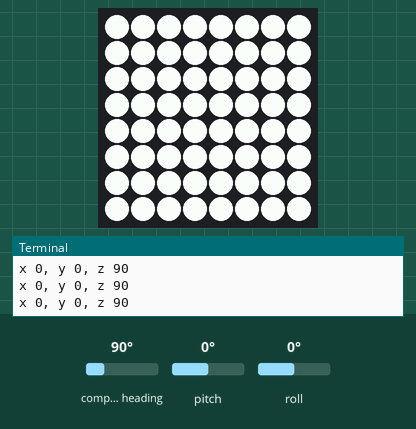
Bench run of a program on a simulated Raspberry Pi (BCM pin numbers) with a Sense HAT. Parts: the Sense HAT's 8×8 RGB LED matrix, the last lines printed to the terminal. Inputs (shaded band) come from the test bench; at power-on: pitch 0°, roll 0°, compass heading 90°. The Sense HAT reports a negative pitch or roll as 360° plus the angle.

Above: at 1.2 s.
1.3 s: pitch set to -45°
At 1.6 s:
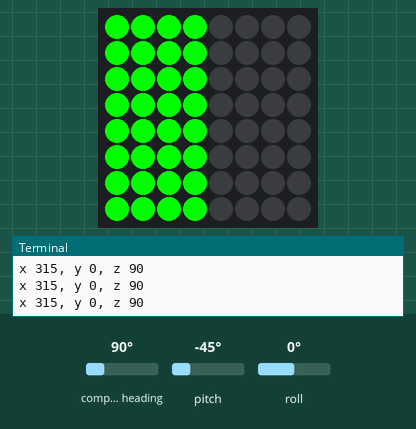
2.8 s: roll set to -86°
At 3.5 s:
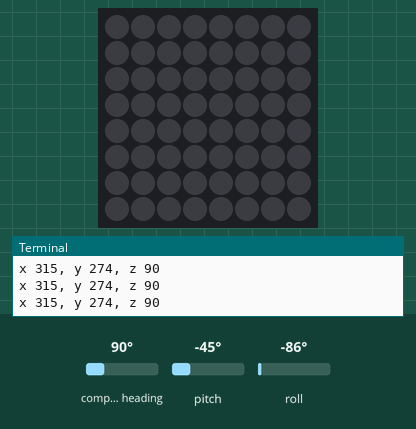
4.3 s: roll set to -45°
At 4.9 s:
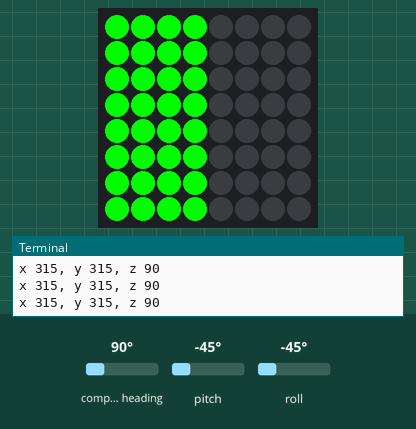
Timing chart, 0 to 7.3 s (numbered marks = the images above; inputs shaded):
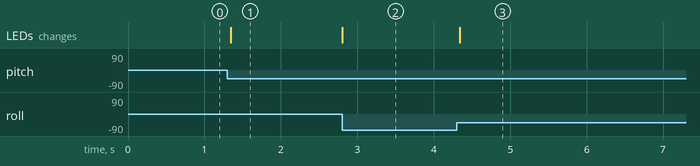

The program:

SensePitchRollYaw.py
```python
'''
Project experimenting with the gyroscope of a rapsberry pi sense HAT
'''
from sense_hat import SenseHat
from time import sleep
sense = SenseHat()


#x is pitch, y is roll, z is yaw
def extract_led(x,y,z):

    if x == 0 and y == 0:
        for a in range(0, 8):
            for b in range(0, 8):
                sense.set_pixel(a, b, 255, 255, 255)

    elif x >= 270 and (y <= 45 or y>= 315):
        x -= 360
        x *= -1
        xr = round((x/10))
        xr -= 1
        if xr >= 0 and xr < 8:

            for i in range(0, 8):
                sense.set_pixel(xr, i, 0, 255, 0)

            for a in range(0, 8):
                if xr >= a:
                    for c in range (0, 8):
                        sense.set_pixel(a,c,0,255,0)
                elif xr < a:
                    for b in range (0, 8):

                        sense.set_pixel(a, b, 0, 0, 0)
        elif xr <= -1:
            sense.clear()


    elif x <= 90 and (y <= 45 or y>= 315):
        x -= 90
        x *= -1
        xr = round((x/10))
        xr -= 1


        if 0<= xr < 8:

            for i in range(0, 8):
                sense.set_pixel(xr, i, 0, 0, 255)

            for a in range(0, 8):
                if xr <= a:
                    for c in range (0, 8):
                        sense.set_pixel(a,c,0,0,255)
                elif xr > a:
                    for b in range (0, 8):
                        sense.set_pixel(a, b, 0, 0, 0)
        elif xr >= 8:
            sense.clear()

        '''
    elif y <= 90 and (x <= 45 or x>= 315):
        yr = round((y/10))
        yr -= 1
        if  0 <= yr < 8:
            for i in range (0, 8):
                sense.set_pixel(i, yr, 255, 0, 0)
            for a in range (0, 8):
                if a > yr:
                    for c in range (0, 8):
                        sense.set_pixel(c, a, 0, 0, 0)
                elif yr >= a:
                    for b in range (0, 8):
                        sense.set_pixel(b, a, 255, 0, 0)
        elif yr < 0:
            sense.clear()


    elif y >= 270 and (x <=45 or x >= 315):
        y -= 270
        yr = round((y/10))
        yr -= 1
        if 0 <= yr < 8:
            for i in range(0, 8):
                sense.set_pixel(i, yr, 255, 255, 0)
            for a in range(0, 8):
                if a >= yr:
                    for c in range(0, 8):
                        sense.set_pixel(c, a, 255, 255, 0)
                elif a < yr:
                    for b in range(0,8):
                        sense.set_pixel(b, a, 0, 0, 0)
        elif yr > 7:
            sense.clear()

         '''


    else:
        sense.clear()


try:
    while True:
        o = sense.get_orientation()
        pitch = o['pitch']
        roll = o['roll']
        yaw = o['yaw']

        x = round(pitch)
        y = round(roll)
        z = round(yaw)
        print("x {0}, y {1}, z {2}".format(x, y, z))
        extract_led(x,y,z)

except KeyboardInterrupt:
    pass
finally:
    sense.clear()
```

Measured:
- after the input at 1.3 s, the LEDs: change after 0.05 s (image 1)
- after the input at 2.8 s, the LEDs: change at once (image 2)
- after the input at 4.3 s, the LEDs: change at once (image 3)
